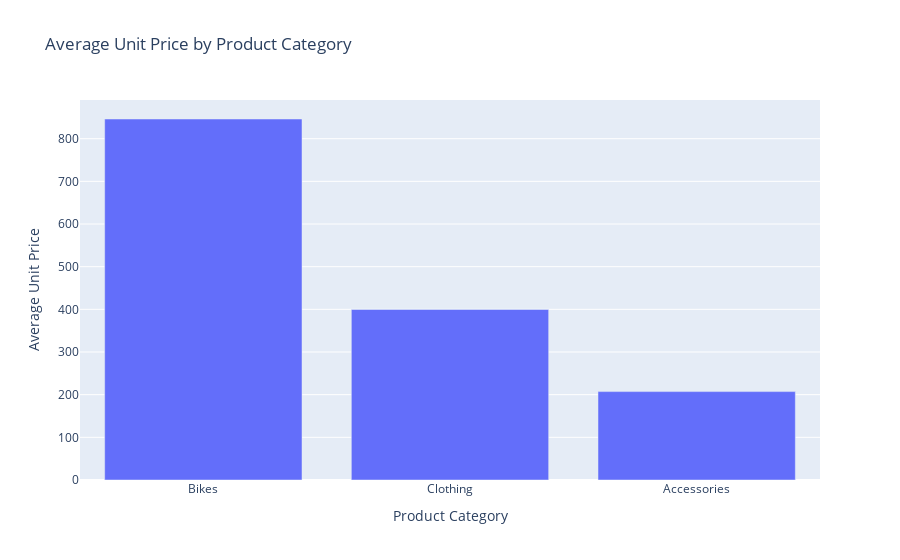

The code cell stored with this chart in its notebook:
### Markdown cell above
### Total Revenue by Month Statistical Interpretation

This line plot shows the total `Revenue` aggregated by `YearMonth`.

- **Observations:** The line plot displays the trend of total revenue over time, specifically on a monthly basis. There appears to be a general upward trend in revenue from the beginning of the data collection period (2015) to the end (mid-2016). There are noticeable fluctuations in monthly revenue, with some months showing significant peaks (e.g., late 2015 and early 2016).
- **Statistical Relevance:** This visualization is crucial for understanding sales seasonality and growth trends. The upward trend indicates overall business growth during this period. The peaks and dips in monthly revenue highlight potential seasonal patterns or the impact of specific events (like promotions or holidays). This information is vital for forecasting future revenue and planning inventory and marketing campaigns. Analyzing the magnitude of fluctuations relative to the overall trend can also provide insights into the stability of revenue streams.

### Code cell
# Analyze the average unit price by product category
avg_price_category = df.groupby('Product Category')['Unit Price'].mean().sort_values(ascending=False).reset_index()

fig4 = px.bar(avg_price_category, x='Product Category', y='Unit Price', title='Average Unit Price by Product Category')
fig4.update_layout(xaxis_title='Product Category', yaxis_title='Average Unit Price')
fig4.show()

### Figure 1 — Plotly figure (JSON) as saved in the notebook; plotly's stock layout.template omitted (floating-point values rounded to 4 significant figures)
{"data": [{"alignmentgroup": "True", "hovertemplate": "Product Category=%{x}<br>Unit Price=%{y}<extra></extra>", "legendgroup": "", "marker": {"color": "#636efa", "pattern": {"shape": ""}}, "name": "", "offsetgroup": "", "orientation": "v", "showlegend": false, "textposition": "auto", "type": "bar", "x": ["Bikes", "Clothing", "Accessories"], "xaxis": "x", "y": [846.2, 399.8, 207.2], "yaxis": "y"}], "layout": {"barmode": "relative", "legend": {"tracegroupgap": 0}, "title": {"text": "Average Unit Price by Product Category"}, "xaxis": {"anchor": "y", "domain": [0, 1], "title": {"text": "Product Category"}}, "yaxis": {"anchor": "x", "domain": [0, 1], "title": {"text": "Average Unit Price"}}}}
